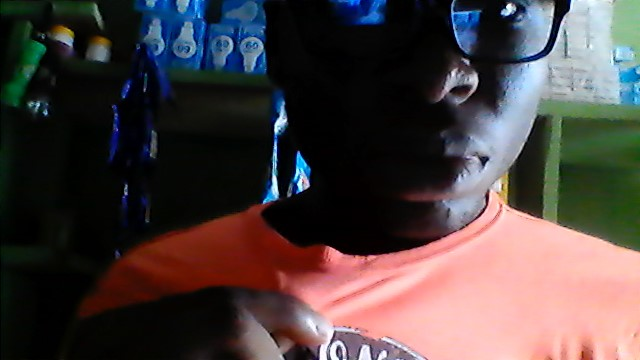
#> input picture Open cv project/Computational Photography in opencv/chidalu.jpg, 640 x 360 px
$ python 'Image denoising in opencv.py'
#> lines starting #> are read from the running program, lines starting #| are printed output that depends on the picture
import cv2
from matplotlib import pyplot as plt

img=cv2.imread('chidalu.jpg',cv2.IMREAD_COLOR); #Image read in color
#> img is the input picture: shape (360, 640, 3); mean B, G, R 64.6, 64.7, 75.3

res=cv2.fastNlMeansDenoisingColored(img,None,19,10,5,21); #denoise image
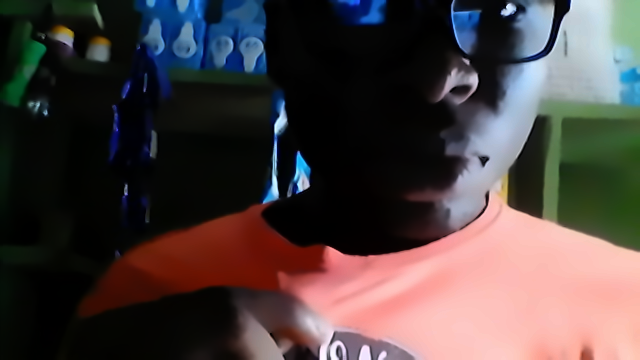
#> res: shape (360, 640, 3); mean B, G, R 63.7, 64.1, 74.7

plt.subplot(121),plt.title('Original image'),plt.xticks([]),plt.yticks([]),plt.imshow(img)
plt.subplot(122),plt.title('Denoised image'),plt.xticks([]),plt.yticks([]),plt.imshow(res)

plt.show(); #show the plot
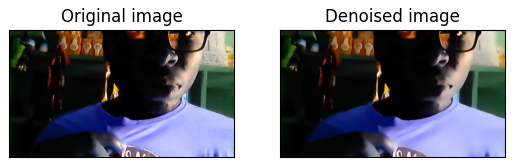
#> figure drawn by matplotlib, 2 panels; B, G, R data is drawn as R, G, B

cv2.namedWindow('Denoised',cv2.WINDOW_NORMAL); #create a named window
cv2.imshow('Denoised',res); #image show

cv2.waitKey(0)
cv2.destroyWindow('Denoised')#destroy window
